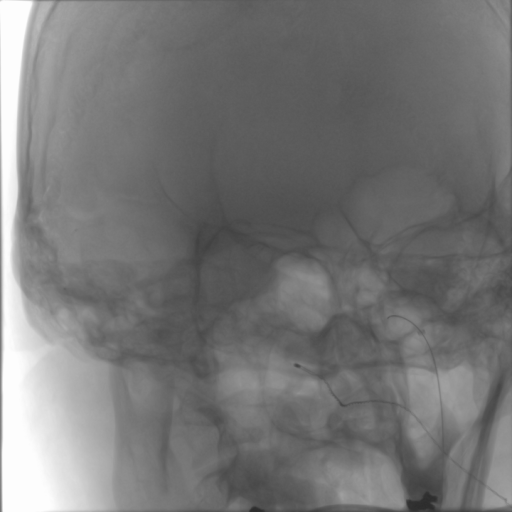
#> input picture catheter/frame_201.png, 512 x 512 px; the run also reads 1 picture not shown here
$ jupyter execute imagerie-cerebrale.ipynb   (shell and % lines are left out)
#> lines starting #> are read from the running program, lines starting #| are printed output that depends on the picture; after the words box and inside, x2 and y2 are one past the last pixel; in counts of white or black regions, pixels touching at a corner belong together
# Détection du cathéter et du guide

Décompresse l’archive, puis ouvre ce notebook dans Jupyter et lance **Run All**. Garde le dossier `catheter/` à côté du notebook. La première cellule installe les paquets manquants dans le noyau Jupyter. Une connexion Internet est nécessaire si des paquets manquent.

[cell 1]
from importlib.util import find_spec

paquets = {
    "numpy": "numpy",
    "matplotlib": "matplotlib",
    "skimage": "scikit-image",
    "cv2": "opencv-python-headless",
}
manquants = [paquet for module, paquet in paquets.items() if find_spec(module) is None]
if manquants:
    get_ipython().run_line_magic("pip", "install " + " ".join(manquants))

## Chargement des images

[cell 2]
from pathlib import Path

import cv2
import matplotlib.pyplot as plt
import numpy as np
from skimage.morphology import dilation, disk

IMDIR = Path.cwd() / "catheter"

def lire_image(nom):
#> called with nom = 'frame_201.png'
    chemin = IMDIR / nom
    if not chemin.is_file():
        raise FileNotFoundError(
            f"Image introuvable : {chemin}. Dans Jupyter, ouvre le notebook "
            "depuis le dossier décompressé qui contient aussi catheter/."
        )
    image = cv2.imread(str(chemin), cv2.IMREAD_GRAYSCALE)
#> image is the input picture: shape (512, 512); min 44, max 253, mean 118.5
    if image is None:
        raise ValueError(f"OpenCV ne peut pas lire cette image : {chemin}")
    return image

ref = lire_image("frame_201.png").astype(np.float32)
img = lire_image("frame_211.png").astype(np.float32)

## Soustraction du fond et filtrage spatial

[cell 3]
#on la soustrait à sa moyenne
img=ref-img
#on ramène l'image sur 8 bits
img=cv2.normalize(img, None, 0, 255, cv2.NORM_MINMAX)


#première étape, on teste un flou pour enlever du bruit
gauss=cv2.GaussianBlur(img,(5,5),1)
gauss=cv2.normalize(gauss, None, 0, 255, cv2.NORM_MINMAX)

median=cv2.medianBlur(img,5)
bilateral = cv2.bilateralFilter(img, 5, 50, 50)
plt.subplot(2,2,1)
plt.imshow(img, cmap='gray')
plt.title("originale")
plt.subplot(2,2,2)
plt.imshow(gauss, cmap='gray')
plt.title("filtre gaussien")
plt.subplot(2,2,3)
plt.imshow(median, cmap='gray')
plt.title("filtre médian")
plt.subplot(2,2,4)
plt.imshow(bilateral, cmap='gray')
plt.title("filtre bilatéral")
plt.show()

img=gauss

## Filtrage dans le domaine de Fourier

[cell 4]
#deuxième étape, on filtre dans le domaine de Fourier
entree = img.astype(np.float32)  # Mets gauss ici pour filtrer après le gaussien
spectre = cv2.dft(entree, flags=cv2.DFT_COMPLEX_OUTPUT)
spectre = np.fft.fftshift(spectre, axes=(0, 1))

h, w = entree.shape
#> h = 512; w = 512
y, x = np.ogrid[:h, :w]
#> y = 512 values from 0 to 511
distance2 = (y - h // 2)**2 + (x - w // 2)**2

passe_haut_gaussien = 1 - np.exp(-distance2 / (2 * 10**2))
passe_bas_gaussien = np.exp(-distance2 / (2 * 60**2))

D0, n = 12, 2
passe_haut_butterworth = 1 - 1 / (1 + (distance2 / D0**2)**n)

filtres = {
    "Passe-haut gaussien": passe_haut_gaussien,
    "Passe-haut Butterworth": passe_haut_butterworth,
    "Passe-bande gaussien": passe_haut_gaussien * passe_bas_gaussien,
}

# On centre la référence pour l'affichage, comme les filtres retirent la moyenne.
resultats = {"Sans filtre spectral (centrée)": entree - entree.mean()}

for nom, H in filtres.items():
    spectre_filtre = spectre * H.astype(np.float32)[:, :, None]
    spectre_filtre = np.fft.ifftshift(spectre_filtre, axes=(0, 1))
    resultats[nom] = cv2.idft(
        spectre_filtre, flags=cv2.DFT_SCALE | cv2.DFT_REAL_OUTPUT
    )
#> after the loop, resultats = 4 items

# Échelle commune autour de zéro, sans laisser les valeurs extrêmes
# écraser le contraste.
limite = max(np.percentile(np.abs(image), 99) for image in resultats.values())
#> limite = 12.26

fig, axes = plt.subplots(2, 2, figsize=(9, 8), constrained_layout=True)
for ax, (nom, image) in zip(axes.flat, resultats.items()):
    ax.imshow(image, cmap="gray", vmin=-limite, vmax=limite)
    ax.set_title(nom)
    ax.axis("off")
#> this loop made 4 passes
#> nom on passes 1 to 4: 'Sans filtre spectral (centrée)', 'Passe-haut gaussien', 'Passe-haut Butterworth', 'Passe-bande gaussien'

plt.show()

## Seuillage et opérations morphologiques

[cell 5]
img = np.float32(resultats["Passe-bande gaussien"])
positive=np.maximum(img,0)

# Le percentile évite qu'un seul pixel très fort fixe toute l'échelle.
limite = np.percentile(positive, 99)
#> limite = 6.74
contraste = np.zeros_like(positive, dtype=np.uint8)

if limite > 0:
    contraste = np.rint(255 * np.clip(positive / limite, 0, 1)).astype(np.uint8)
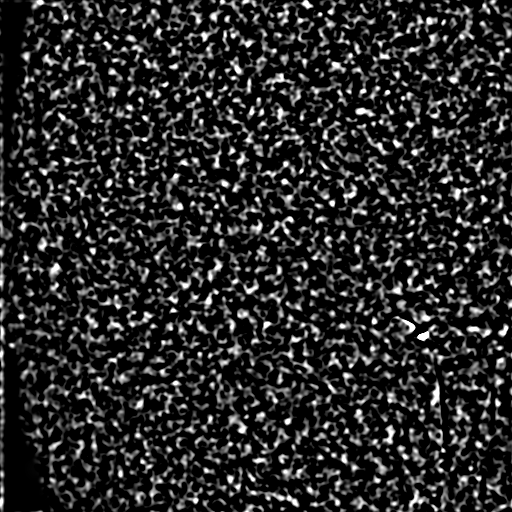
#> contraste: shape (512, 512); min 0, max 255, mean 41.7


# Figure 1 : les images intermédiaires avant le seuillage
fig, axes = plt.subplots(1, 3, figsize=(12, 4), constrained_layout=True)

limite_affichage = max(float(np.percentile(np.abs(img), 99)), 1e-6)
#> limite_affichage = 7.59
axes[0].imshow(img, cmap="gray", vmin=-limite_affichage, vmax=limite_affichage)
axes[0].set_title("Sortie du passe-bande")

axes[1].imshow(positive, cmap="gray", vmin=0, vmax=limite_affichage)
axes[1].set_title("Réponses positives")

axes[2].imshow(contraste, cmap="gray", vmin=0, vmax=255)
axes[2].set_title("Contraste avant seuillage")

for ax in axes:
    ax.axis("off")

# Figure 2 : un seuil par ligne, un traitement par colonne
seuil_otsu, _ = cv2.threshold(
    contraste, 0, 1, cv2.THRESH_BINARY | cv2.THRESH_OTSU
)
#> seuil_otsu = 75

deltas = (0, 5, 10, 15, 20, 30)
aire_min = 20  # Aire minimale d'une composante, en pixels
noyau3 = cv2.getStructuringElement(cv2.MORPH_ELLIPSE, (3, 3))
noyau5 = cv2.getStructuringElement(cv2.MORPH_ELLIPSE, (5, 5))

fig, axes = plt.subplots(
    len(deltas), 5, figsize=(15, 2.6 * len(deltas)), constrained_layout=True
)

for ligne, delta in enumerate(deltas):
    seuil_test = min(seuil_otsu + delta, 255)
    outil = (contraste > seuil_test).astype(np.uint8)

    fermeture3 = cv2.morphologyEx(outil, cv2.MORPH_CLOSE, noyau3)
    fermeture5 = cv2.morphologyEx(outil, cv2.MORPH_CLOSE, noyau5)

    # Chaque groupe de pixels connectés reçoit une étiquette.
    # L'étiquette 0 correspond au fond.
    _, etiquettes, stats, _ = cv2.connectedComponentsWithStats(
        outil, connectivity=8
    )
    garder = stats[:, cv2.CC_STAT_AREA] >= aire_min
    garder[0] = False
    sans_petits = garder[etiquettes].astype(np.uint8)

    sans_petits_ferme = cv2.morphologyEx(sans_petits, cv2.MORPH_CLOSE, noyau3)

    variantes = {
        "Seuil seul": outil,
        "Fermeture 3×3": fermeture3,
        "Fermeture 5×5": fermeture5,
        f"Composantes ≥ {aire_min} px": sans_petits,
        "Composantes + fermeture 3×3": sans_petits_ferme,
    }

    for ax, (nom, detection) in zip(axes[ligne], variantes.items()):
        masque = 1 - detection  # Noir = outil, blanc = fond
        ax.imshow(masque, cmap="gray", vmin=0, vmax=1, interpolation="nearest")
        ax.set_title(f"{nom}\nSeuil {seuil_test:.0f} (Otsu + {delta})", fontsize=9)
        ax.axis("off")
#> this loop made 6 passes
#> seuil_test on passes 1 to 6: 75, 80, 85, 90, 95, 105
#> pass 1, `outil = (contraste > seuil_test).astype(np.uint8)`:
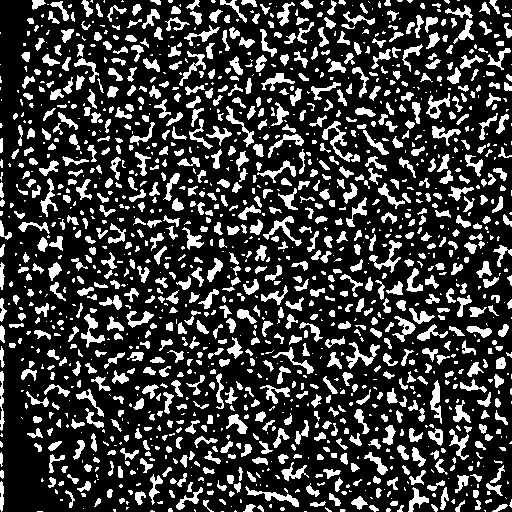
#> outil: shape (512, 512); values 0 (black) and 1 (white), 23.4% white; 1506 white regions (665 under 20 px), largest, box (x1, y1, x2, y2) and area: (322, 121, 353, 162) 333, (346, 342, 380, 369) 305, (245, 486, 299, 507) 293
#> pass 1, `_, etiquettes, stats, _ = cv2.connectedComponentsWithStats( outil, con..`:
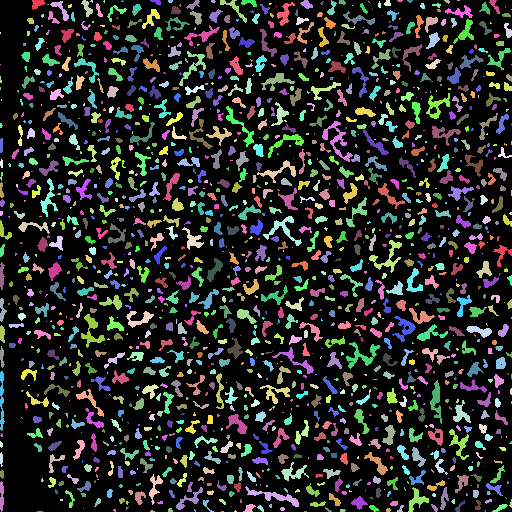
#> etiquettes: shape (512, 512) int32; 1507 distinct labels, from 0 to 1506; one colour per label, 0 black
#> after the loop: outil: shape (512, 512); values 0 (black) and 1 (white), 15.8% white; 1604 white regions (857 under 20 px), largest, box (x1, y1, x2, y2) and area: (265, 492, 299, 507) 183, (269, 216, 294, 236) 166, (409, 489, 429, 512) 161

plt.show()
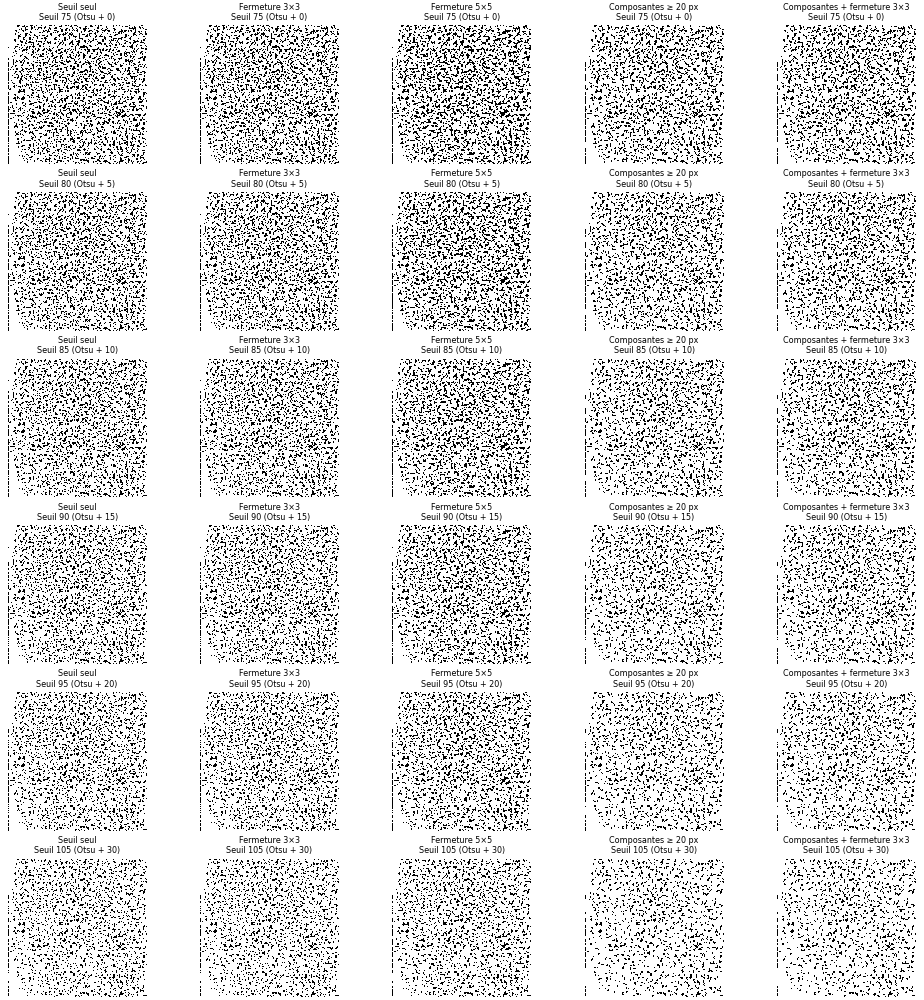
#> figure drawn by matplotlib, 30 panels

## Comparaison à l’annotation manuelle

[cell 6]
seuil_otsu, _ = cv2.threshold(
    contraste, 0, 1, cv2.THRESH_BINARY | cv2.THRESH_OTSU
)
noyau = cv2.getStructuringElement(cv2.MORPH_ELLIPSE, (3, 3))

fig, axes = plt.subplots(1, 3, figsize=(15, 5), constrained_layout=True)

for ax, delta in zip(axes[:2], (20, 30)):
    seuil_test = min(seuil_otsu + delta, 255)
    outil = (contraste > seuil_test).astype(np.uint8)

    # Retire les composantes de moins de 20 pixels.
    _, etiquettes, stats, _ = cv2.connectedComponentsWithStats(
        outil, connectivity=8
    )
    garder = stats[:, cv2.CC_STAT_AREA] >= 20
    garder[0] = False  # L'étiquette 0 correspond au fond.
    outil = garder[etiquettes].astype(np.uint8)

    outil = cv2.morphologyEx(outil, cv2.MORPH_CLOSE, noyau)
    ax.imshow(1 - outil, cmap="gray", vmin=0, vmax=1, interpolation="nearest")
    ax.set_title(f"Otsu + {delta} (seuil {seuil_test:.0f})")
#> this loop made 2 passes
#> outil: shape (512, 512); values 0 (black) and 1 (white), 13.3% white; 724 white regions, largest, box (x1, y1, x2, y2) and area: (265, 492, 299, 507) 184, (430, 381, 441, 413) 170, (269, 216, 294, 236) 167

microcath = lire_image("291_MicroCath.tiff")
#> call 3 of lire_image, with nom = '291_MicroCath.tiff'
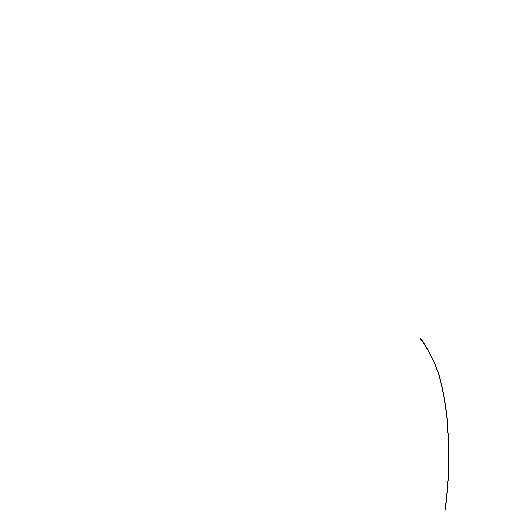
#> input picture catheter/291_MicroCath.tiff, 512 x 512 px
#> in lire_image (call 3), `image = cv2.imread(str(chemin), cv2.IMREAD_GRAYSCALE)`: image: shape (512, 512); 99.9% white; black in thin lines or dots, all inside (x1, y1, x2, y2) = (420, 338, 449, 510)
guidewire = lire_image("291_GuideWire.tiff")
#> call 4 of lire_image, with nom = '291_GuideWire.tiff'
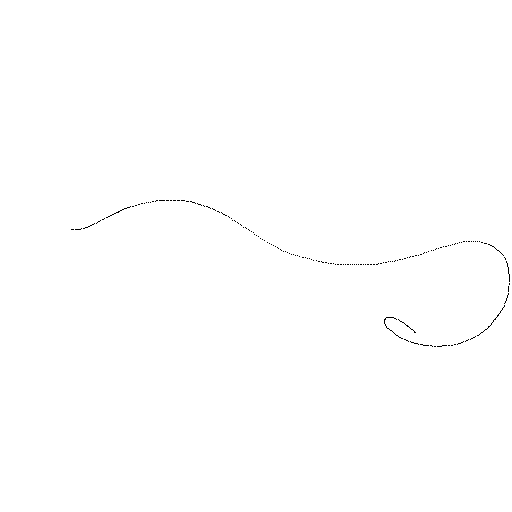
#> input picture catheter/291_GuideWire.tiff, 512 x 512 px
#> in lire_image (call 4), `image = cv2.imread(str(chemin), cv2.IMREAD_GRAYSCALE)`: image: shape (512, 512); 99.8% white; black in thin lines or dots, all inside (x1, y1, x2, y2) = (71, 200, 510, 347)

outil_manuel = (microcath == 0) | (guidewire == 0)
#> outil_manuel: shape (512, 512) bool; 0.25% white in thin lines or dots, all inside (x1, y1, x2, y2) = (71, 200, 510, 510)
outil_manuel = dilation(outil_manuel, disk(2))
#> outil_manuel: shape (512, 512) bool; 1.5% white; 1 white region, box (x1, y1, x2, y2) and area: (69, 198, 512, 512) 3849
masque_manuel = (~outil_manuel).astype(np.uint8)

axes[2].imshow(masque_manuel, cmap="gray", vmin=0, vmax=1, interpolation="nearest")
axes[2].set_title("Annotation manuelle 291")

for ax in axes:
    ax.axis("off")
    # Décommente ces lignes pour zoomer sur l'arc et la boucle.
    # ax.set_xlim(60, 500)
    # ax.set_ylim(370, 180)

plt.show()

## Effet de l’ordre des opérations et mesure SAD

[cell 7]
def retirer_petites_composantes(outil, aire_min=20):
#> called with aire_min = 20
    _, etiquettes, stats, _ = cv2.connectedComponentsWithStats(
        outil, connectivity=8
    )
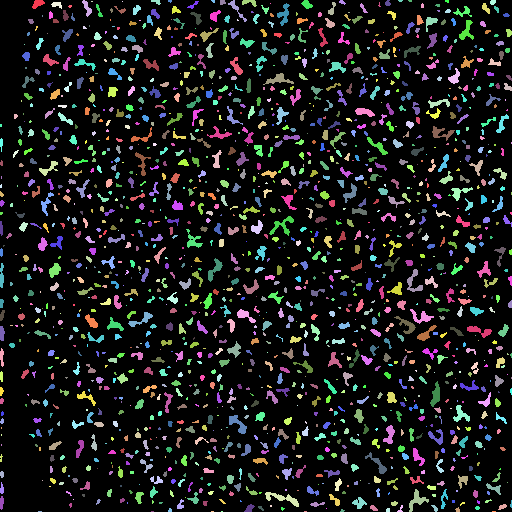
#> etiquettes: shape (512, 512) int32; 1605 distinct labels, from 0 to 1604; one colour per label, 0 black
#> stats = 1605 rows, first 6: [0, 0, 512, 512, 220628], [32, 0, 13, 9, 72], [82, 0, 10, 17, 75], [91, 1, 2, 1, 2], [122, 1, 1, 1, 1], [151, 0, 10, 5, 29]
    garder = stats[:, cv2.CC_STAT_AREA] >= aire_min
    garder[0] = False  # L'étiquette 0 correspond au fond.
    return garder[etiquettes].astype(np.uint8)


seuil_test = min(seuil_otsu + 30, 255)
outil_brut = (contraste > seuil_test).astype(np.uint8)

# Ordre actuel : on retire les petits groupes, puis on raccorde.
outil_sans_petits = retirer_petites_composantes(outil_brut)
outil_ordre_actuel = cv2.morphologyEx(outil_sans_petits, cv2.MORPH_CLOSE, noyau)

# Nouvel ordre : on raccorde d'abord, puis on retire les petits groupes restants.
outil_ferme = cv2.morphologyEx(outil_brut, cv2.MORPH_CLOSE, noyau)
outil_nouvel_ordre = retirer_petites_composantes(outil_ferme)
#> call 2 of retirer_petites_composantes, with aire_min = 20
#> in retirer_petites_composantes (call 2), `_, etiquettes, stats, _ = cv2.connectedComponentsWithStats( outil, con..`:
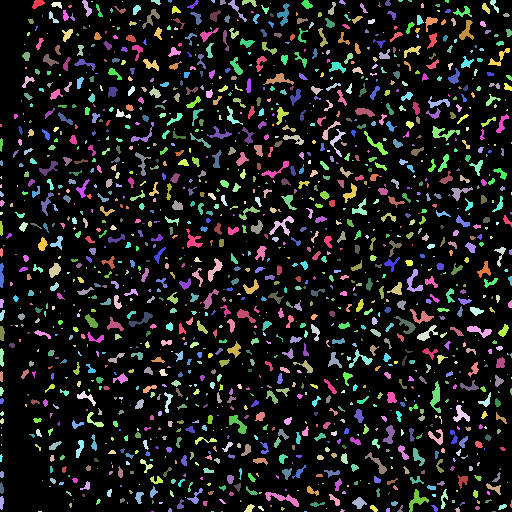
#> etiquettes: shape (512, 512) int32; 1527 distinct labels, from 0 to 1526; one colour per label, 0 black
#> in retirer_petites_composantes (call 2), `_, etiquettes, stats, _ = cv2.connectedComponentsWithStats( outil, con..`: stats = 1527 rows, first 6: [0, 0, 512, 512, 220088], [32, 0, 13, 9, 72], [82, 0, 10, 17, 76], [91, 1, 2, 1, 2], [122, 1, 1, 1, 1], [151, 0, 10, 5, 30]
#> in retirer_petites_composantes (call 2), `return garder[etiquettes].astype(np.uint8)`:
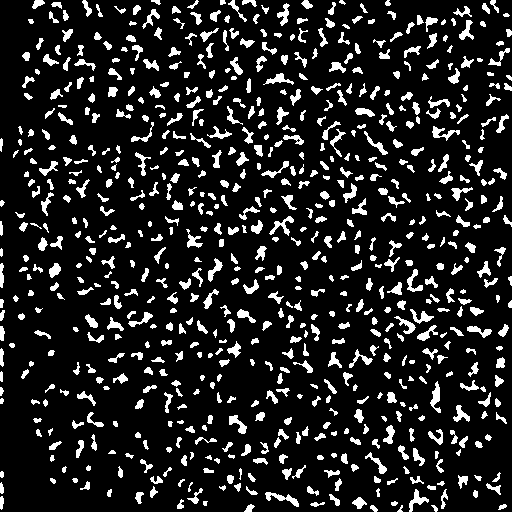
#> returned value: shape (512, 512); values 0 (black) and 1 (white), 13.5% white; 734 white regions, largest, box (x1, y1, x2, y2) and area: (265, 492, 299, 507) 184, (430, 381, 441, 413) 170, (269, 216, 294, 236) 167

fig, axes = plt.subplots(1, 3, figsize=(15, 5), constrained_layout=True)

comparaison = [
    ("Composantes puis fermeture", 1 - outil_ordre_actuel),
    ("Fermeture puis composantes", 1 - outil_nouvel_ordre),
    ("Annotation manuelle 291", masque_manuel),
]

for ax, (titre, masque) in zip(axes, comparaison):
    ax.imshow(masque, cmap="gray", vmin=0, vmax=1, interpolation="nearest")
    ax.set_title(titre)
    ax.axis("off")
#> this loop made 3 passes
#> titre on passes 1 to 3: 'Composantes puis fermeture', 'Fermeture puis composantes', 'Annotation manuelle 291'

plt.show()
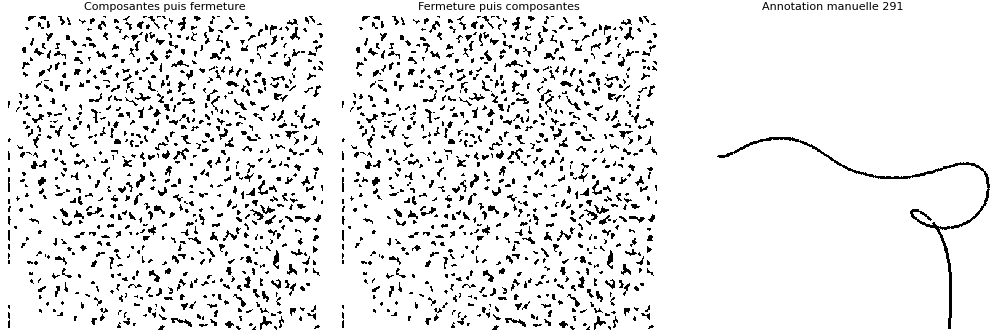
#> figure drawn by matplotlib, 3 panels

outil_reference = masque_manuel == 0

for nom, detection in (
    ("Composantes puis fermeture", outil_ordre_actuel),
    ("Fermeture puis composantes", outil_nouvel_ordre),
):
    outil_detecte = detection == 1
    faux_positifs = np.count_nonzero(outil_detecte & ~outil_reference)
    faux_negatifs = np.count_nonzero(~outil_detecte & outil_reference)

    print(f"{nom} — SAD : {faux_positifs + faux_negatifs}")
    print(f"  Fond détecté à tort : {faux_positifs} pixels")
    print(f"  Outil manqué : {faux_negatifs} pixels")
#> this loop made 2 passes
#> (nom, faux_positifs, faux_negatifs) on passes 1 to 2: ('Composantes puis fermeture', 34270, 3357), ('Fermeture puis composantes', 35023, 3357)
#| Composantes puis fermeture — SAD : 37627
#|   Fond détecté à tort : 34270 pixels
#|   Outil manqué : 3357 pixels
#| Fermeture puis composantes — SAD : 38380
#|   Fond détecté à tort : 35023 pixels
#|   Outil manqué : 3357 pixels
